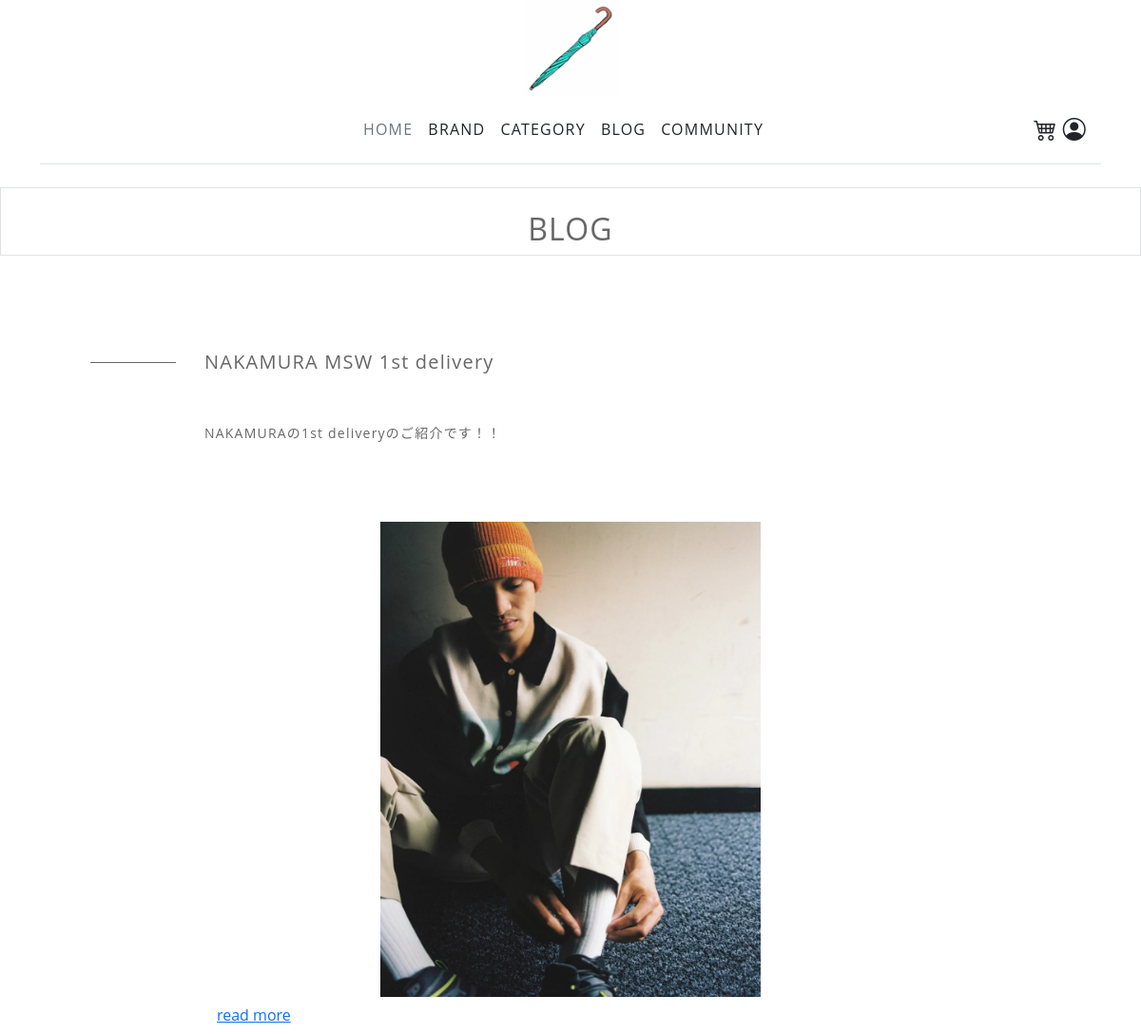
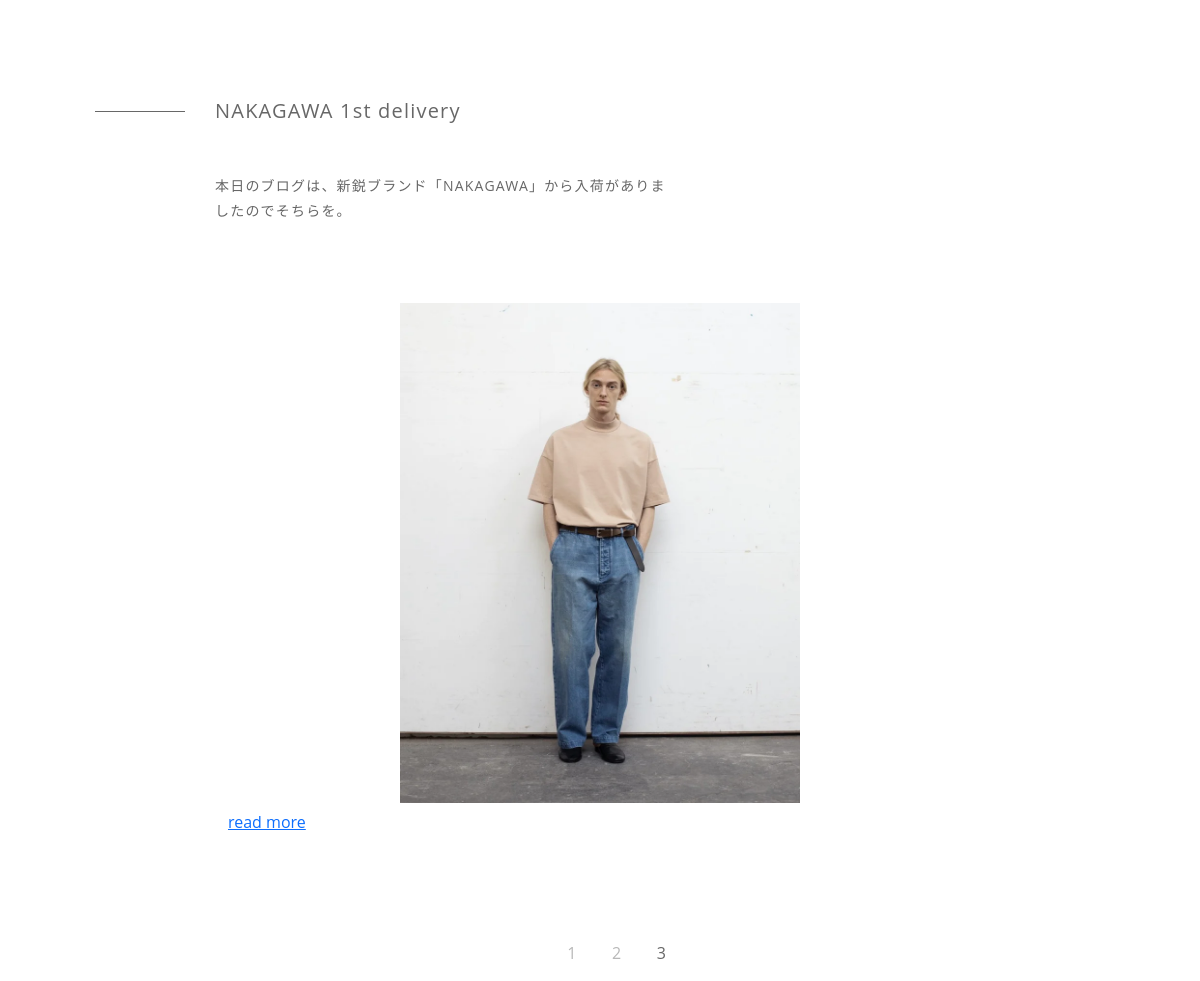
/php/bloghome3.php, run on the app's committed database (2 pictures, top to bottom).
### tables this page shows
CREATE TABLE `blog` (
  `item_id` int(11) NOT NULL,
  `blog_date` date NOT NULL DEFAULT current_timestamp(),
  `blog_image` varchar(191) NOT NULL,
  `blog_title` varchar(191) NOT NULL,
  `blog_headline` varchar(191) NOT NULL,
  `blog_contents` varchar(191) NOT NULL
);

### php/bloghome3.php (the view, shortened to what this page needs)
<!DOCTYPE html>
<html>
<head>
<link rel="stylesheet" href="https://maxcdn.bootstrapcdn.com/bootstrap/4.0.0/css/bootstrap.min.css">
<link rel="stylesheet" href="https://cdn.jsdelivr.net/npm/bootstrap@5.1.3/dist/css/bootstrap.min.css">
<link rel="stylesheet" href="https://cdn.jsdelivr.net/npm/bootstrap-icons@1.8.2/font/bootstrap-icons.css">
<link rel="stylesheet" href="css/blogstyle.css">
</head>
<body>
<?php require_once 'header.php'?>
<div class="border col-12 text-center">
	<br>
	<h2>BLOG</h2>
</div>
<?php
$pdo = new PDO('mysql:host=localhost;dbname=teamadb;charset=utf8','webuser','abccsd2');
$sql = "SELECT * FROM blog ORDER BY blog_date DESC LIMIT 4,2";
$ps = $pdo->prepare($sql);
$ps->execute();
foreach($ps->fetchAll() as $row){
?>
	<div class="content col-12">
		<h2 class="title"><?php echo $row['blog_title']?></h2>
		<p class="text">
		  <?php echo $row['blog_headline']?>
		</p>
		<div class="text-center">
			<img src=<?php echo $row['blog_image']?> alt="" width="400" height="500">
		</div>
		<div class="text-left">
		<form action="blog.php" method="post">
		<button type="submit" class="btn btn-link">read more</button>
		</form>
		</div>
	  </div>
<?php } ?>
<div class="text-center">
	<p>　　<a href="bloghome.php">1</a>　　<a href="bloghome2.php">2</a>　　3</p>
</div>
</body>

### php/css/blogstyle.css (style rules this page uses)
html { font-size: 100%; }
body { color: #676767; font-family: 'Open Sans', sans-serif; letter-spacing: 1.2px; }
img { max-width: 100%; }
.content { max-width: 800px; margin: 100px auto; }
.title { display: inline-block; font-size: 1.25rem; font-weight: normal; margin-bottom: 50px; position: relative; }
.title::before { content: ""; width: 90px; height: 1px; background-color: #676767; position: absolute; top: 50%; left: -120px; }
.text { max-width: 460px; font-size: 0.875rem; line-height: 1.8; margin-bottom: 80px; }
a { color: rgb(184, 184, 184); text-decoration: none; }

### data on the page
blog: blog_title "NAKAMURA MSW 1st delivery", blog_headline "NAKAMURAの1st deliveryのご紹介です！！", blog_image (picture)
blog: blog_title "NAKAGAWA 1st delivery", blog_headline "本日のブログは、新鋭ブランド「NAKAGAWA」から入荷がありましたのでそちらを。", blog_image (picture)
